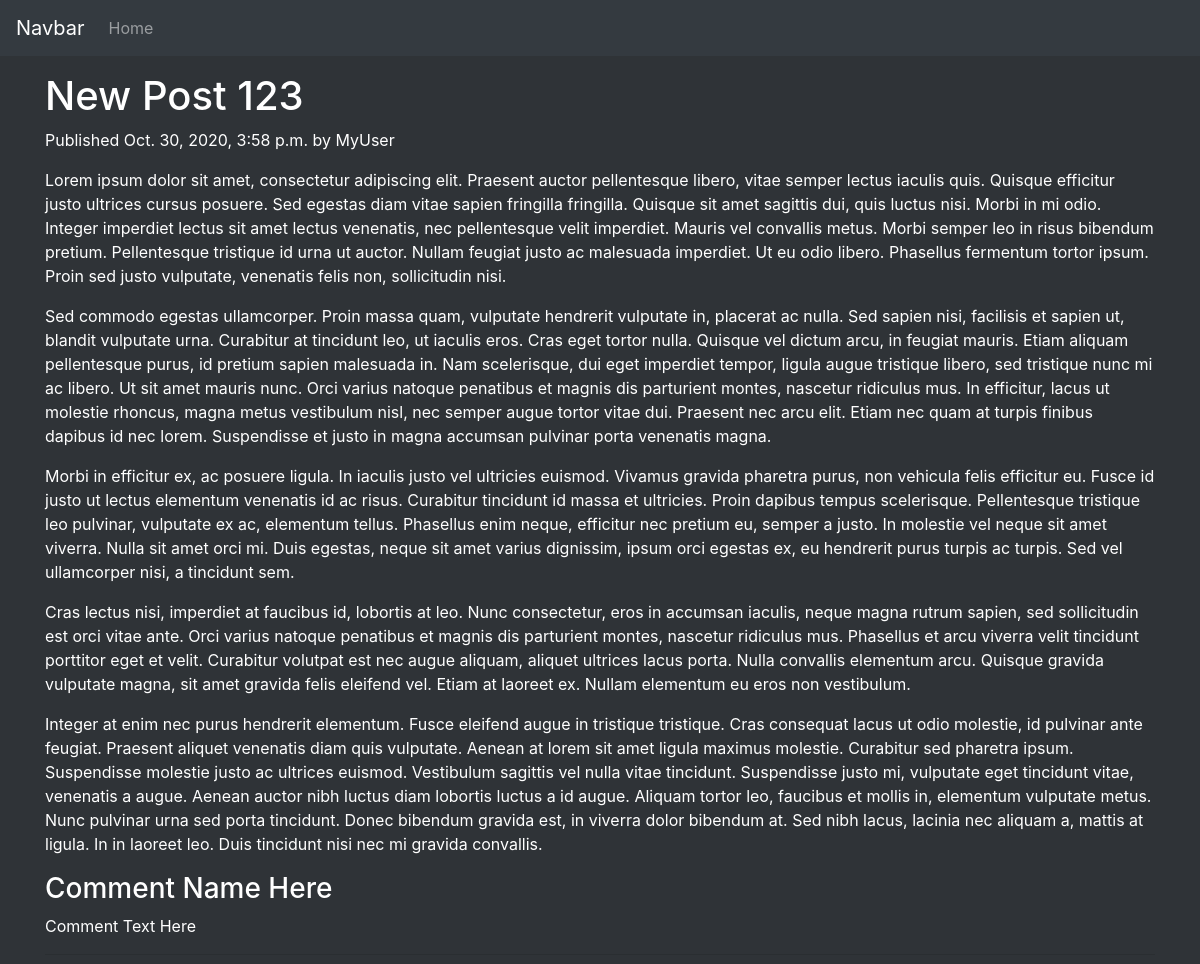
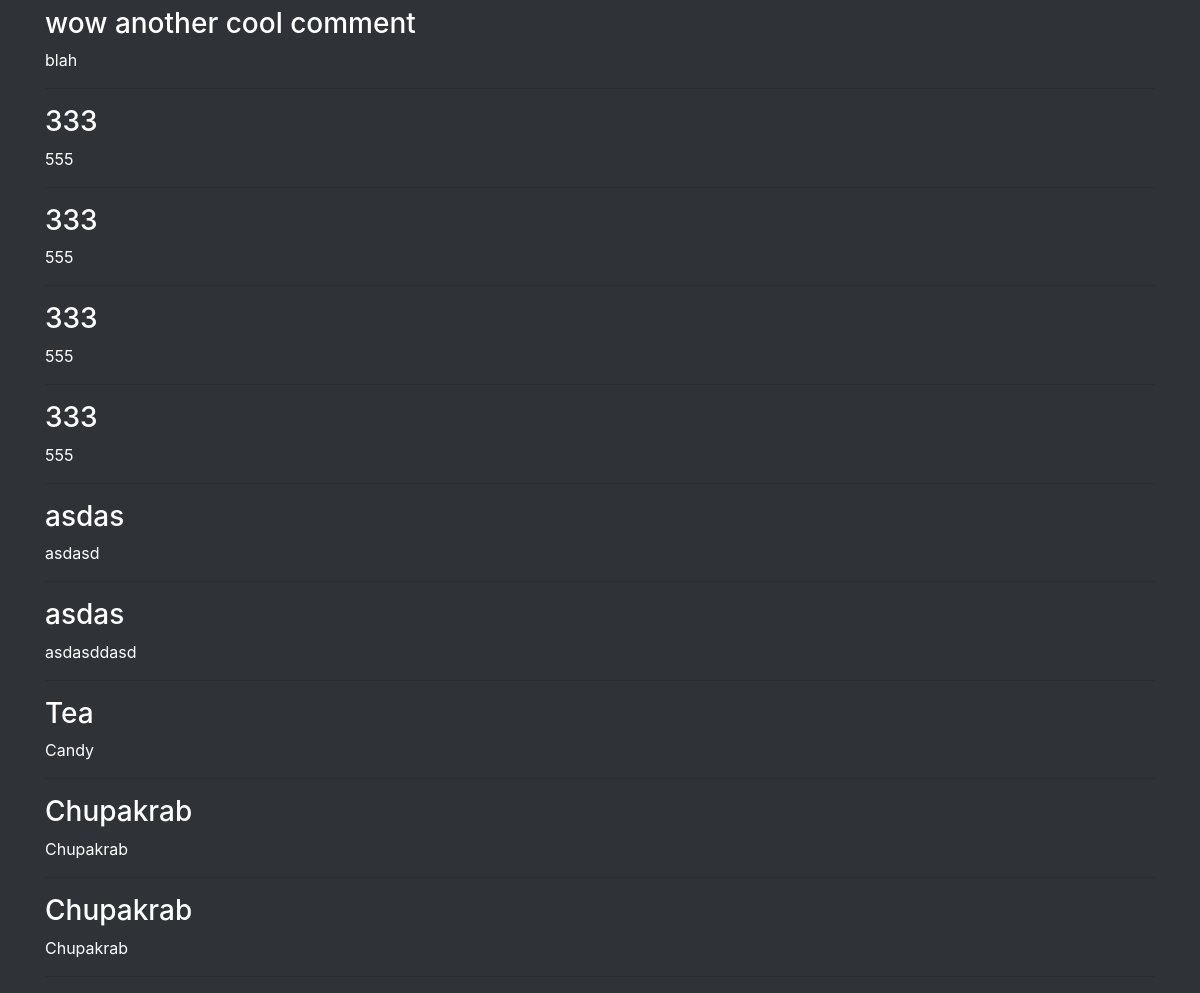
Page /t234wtres/ on the committed database (2 pictures, top to bottom).
### blog/models.py (models this page shows, shortened)
class Post(models.Model):
    title = models.CharField(max_length=50)
    slug = models.SlugField(max_length=250)
    content = models.TextField(null=True)
    author = models.ForeignKey(User,on_delete=models.CASCADE,blank=True, null=True)
    date_published = models.DateTimeField(default=timezone.now) #date published

class Comment(models.Model):
    post = models.ForeignKey(Post,on_delete=models.CASCADE) #Foreign Key to Post model
    name = models.CharField(max_length=55)
    text = models.TextField()

### blog/views.py (the view)
# urls.py: path('<slug:post>/', views.post_detail, name='post_detail'),
def post_detail(request, post):
    post = get_object_or_404(Post, slug=post)
    comments = Comment.objects.filter(post=post) #list of comments
    if request.method == 'POST':
        form = CommentForm(request.POST)
        form.instance.author = request.user
        if form.is_valid():
            comment = form.save(commit=False)
            comment.post = post
            comment.save()
            return redirect('/')
    else:
        form = CommentForm()
    return render(request,
    'blog/detail.html',
    {'post': post,
    'comments': comments,
    'form': form})

### blog/templates/blog/detail.html (shortened to what this page needs)
{% extends "blog/base.html" %}
{% block content %}
<div class="mt-3 text-white">
<h1 >{{ post.title }}</h1>
<p >
Published {{ post.date_published }} by {{ post.author }}
</p>
{{ post.content|linebreaks }}
{% for comment in comments %}
<div>
   <h3> {{ comment.name }}</h3>
</div>
  {{ comment.text|linebreaks }}
<hr>
{% empty %}
    <p>No comments here yet :(</p>
{% endfor %}
</div>
{% endblock %}

### blog/templates/blog/base.html (shortened to what this page needs)
{% load static %}
<!DOCTYPE html>
<html>
<head>
    <link rel="stylesheet" href="https://cdn.jsdelivr.net/npm/bootstrap@4.5.3/dist/css/bootstrap.min.css"
>
<link rel="stylesheet" href="{% static 'blog/style.css' %}">
</head>
<body>
    <nav class="navbar navbar-expand-lg navbar-dark bg-dark">
        <a class="navbar-brand" href="#">Navbar</a>
        <div class="collapse navbar-collapse" id="navbarNav">
          <ul class="navbar-nav">
            <li class="nav-item ">
              <a class="nav-link" href="/">Home <span class="sr-only">(current)</span></a>
            </li>
          </ul>
        </div>
      </nav>
<div class="container">
{% block content %}
{% endblock %}
</div>
</body>
</html>

### blog/static/blog/style.css (style rules this page uses)
body { background-color:#2b2f33fa; }

### rows in the picture
Post: title "New Post 123", date_published "Oct. 30, 2020, 3:58 p.m.", author "MyUser", content "Lorem ipsum dolor sit amet, consectetur adipiscing elit. Praesent auctor pellentesque libero, vitae semper lectus iaculis quis. Quisque efficitur justo ultrices cursus posuere. Sed egestas diam vitae sapien fringilla fringilla. Quisque sit amet sagittis dui, quis luctus nisi. Morbi in mi odio. Integer imperdiet lectus sit amet lectus venenatis, nec pellentesque velit imperdiet. Mauris vel convallis metus. Morbi semper leo in risus bibendum pretium. Pellentesque tristique id urna ut auctor. Nullam feugiat justo ac malesuada imperdiet. Ut eu odio libero. Phasellus fermentum tortor ipsum. Proin sed justo vulputate, venenatis felis non, sollicitudin nisi. Sed commodo egestas ullamcorper. Proin…"
Comment: name "Comment Name Here", text "Comment Text Here"
Comment: name "wow another cool comment", text "blah"
Comment: name "333", text "555"
Comment: name "333", text "555"
Comment: name "333", text "555"
Comment: name "333", text "555"
Comment: name "asdas", text "asdasd"
Comment: name "asdas", text "asdasddasd"
Comment: name "Tea", text "Candy"
Comment: name "Chupakrab", text "Chupakrab"
Comment: name "Chupakrab", text "Chupakrab"
